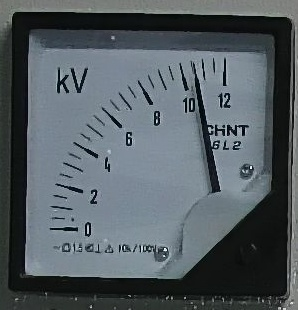
#> input picture meter/2.jpg, 298 x 310 px, given in place of 8.png, which was not available
$ python process.py   (older library calls are emulated)
#> lines starting #> are read from the running program, lines starting #| are printed output that depends on the picture; after the words box and inside, x2 and y2 are one past the last pixel; in counts of white or black regions, pixels touching at a corner belong together; pictures that were not available may be replaced by others from this repository, and a replacement may not be noted
### obj/utils/base.py
from email.mime import base
import cv2
from cv2 import circle
import numpy as np
import matplotlib.pyplot as plt
import datetime

def getCurrentTime():
    time = datetime.datetime.now()
    return datetime.datetime.strftime(time, '%Y-%m-%d %H:%M:%S')

# [22 lines left out: functions findContours, drawContours, not called in this run]

def findMinRect(binary_img, thickness=2):
    '''
    CV_RETR_EXTERNAL：只检测最外围轮廓，包含在外围轮廓内的内围轮廓被忽略；

    CV_RETR_LIST：检测所有的轮廓，包括内围、外围轮廓，但是检测到的轮廓不建立等级关系，彼此之间独立，没有等级关系，这就意味着这个检索模式下不存在父轮廓或内嵌轮廓，所以hierarchy向量内所有元素的第3、第4个分量都会被置为-1，具体下文会讲到；

    CV_RETR_CCOMP: 检测所有的轮廓，但所有轮廓只建立两个等级关系，外围为顶层，若外围内的内围轮廓还包含了其他的轮廓信息，则内围内的所有轮廓均归属于顶层；

    CV_RETR_TREE: 检测所有轮廓，所有轮廓建立一个等级树结构。外层轮廓包含内层轮廓，内层轮廓还可以继续包含内嵌轮廓。

    参数5：定义轮廓的近似方法，取值如下：
    :param binary_img:
    :return: [[x, y, w, h], ], img, rectImg

    w/h > 7 or w/h < 1/7  -> img
    '''
    res = cv2.findContours(binary_img, cv2.RETR_EXTERNAL, cv2.CHAIN_APPROX_SIMPLE)
    if len(res) == 3:
        _, contours, hierarchy = cv2.findContours(binary_img, cv2.RETR_EXTERNAL, cv2.CHAIN_APPROX_SIMPLE)
    else:
        contours, hierarchy = cv2.findContours(binary_img, cv2.RETR_EXTERNAL, cv2.CHAIN_APPROX_SIMPLE)


    areaRectList1 = []
    areaRectList2 = []

    img_rgb = cv2.cvtColor(binary_img, cv2.COLOR_GRAY2RGB)
    for c in contours:
        # 找到边界坐标
        x, y, w, h = cv2.boundingRect(c)  # 计算点集最外面的矩形边界
        if w/h > 7 or w/h < 1/7:
            binary_img[y:y+h, x:x+w] = 0
            continue
        areaRectList1.append([x, y, w, h])
        cv2.rectangle(img_rgb, (x, y), (x + w, y + h), (0, 255, 0), thickness)


        # # 找面积最小的矩形
        # rect = cv2.minAreaRect(c)
        # # 得到最小矩形的坐标
        # box = cv2.boxPoints(rect)
        # # 标准化坐标到整数
        # box = np.int0(box)
        # areaRectList2.append([box])
        # 画出边界
        #cv2.drawContours(image, [box], 0, (0, 0, 255), 3)
    return areaRectList1, binary_img, img_rgb

#
# import cv2
# import numpy as np
#
# image = cv2.imread('new.jpg')
# img = cv2.cvtColor(image, cv2.COLOR_BGR2GRAY)
# ret, thresh = cv2.threshold(img, 230, 255, cv2.THRESH_BINARY_INV)
# contours, hierarchy = cv2.findContours(thresh, cv2.RETR_TREE, cv2.CHAIN_APPROX_SIMPLE)
#
# for c in contours:
#     # 找到边界坐标
#     x, y, w, h = cv2.boundingRect(c)  # 计算点集最外面的矩形边界
#     cv2.rectangle(image, (x, y), (x+w, y+h), (0, 255, 0), 2)
#
#     # 找面积最小的矩形
#     rect = cv2.minAreaRect(c)
#     # 得到最小矩形的坐标
#     box = cv2.boxPoints(rect)
#     # 标准化坐标到整数
#     box = np.int0(box)
#     # 画出边界
#     cv2.drawContours(image, [box], 0, (0, 0, 255), 3)
#     # 计算最小封闭圆的中心和半径
#     (x, y), radius = cv2.minEnclosingCircle(c)
#     # 换成整数integer
#     center = (int(x),int(y))
#     radius = int(radius)
#     # 画圆
#     cv2.circle(image, center, radius, (0, 255, 0), 2)
#
# cv2.drawContours(image, contours, -1, (255, 0, 0), 1)
# cv2.imshow("img", image)
# cv2.imwrite("img_1.jpg", image)
# cv2.waitKey(0)


# [61 lines left out: functions plot_show, eroded, dilated, not called in this run]

def morphClose(image, size=(3,3), iter=1):
    '''
    闭运算1
    :param image:
    :return:
    '''
    kernel = cv2.getStructuringElement(cv2.MORPH_RECT, size)  # 定义矩形结构元素
    closed1 = cv2.morphologyEx(image, cv2.MORPH_CLOSE, kernel, iterations=iter)  # 闭运算1
    return closed1

def morphOpen(image, size=(3,3), iter=1):
    '''
    开运算1
    :param image:
    :return:
    '''
    kernel = cv2.getStructuringElement(cv2.MORPH_RECT, size)  # 定义矩形结构元素
    opened1 = cv2.morphologyEx(image, cv2.MORPH_OPEN, kernel,iterations=iter)     #开运算1
    return  opened1

# [127 lines left out: functions morphGrad, avgBlur, gaussBlur, medianBlur, find_number_line, showImg and 2 more, not called in this run]


class PltShow():
    '''
    plt_shows = []
    plt_shows.append(PltShow(name="input name", image=image.copy()))
    ...
    pltSize = 4
    fig, axes = plt.subplots(pltSize, pltSize)
    assert len(plt_shows) <= pltSize*pltSize
    # Adjust vertical spacing if we need to print ensemble and best-net.
    fig.subplots_adjust(hspace=0.6, wspace=0.3)
    base.plot_show(fig=fig, axes=axes, plt_shows=plt_shows, savePath='./plt.jpg')
    '''
    def __init__(self, name, image):
        self.name = name
        self.image = image

print(getCurrentTime())
# [7 lines that do not run on import are left out]

### obj/utils/process.py

import os
import time
import matplotlib.pyplot as plt
import cv2
from utils import base
from utils.base import PltShow
import numpy as np

# [91 lines left out: functions match, regNumber, not called in this run]

def process(image, config=None):
    class Numbers():
        '''
        self.locals:  [[x, y, w, h], ]
        self.IDs: [1, 4, 0, ]
        '''
        def __init__(self):
            self.locals = []
            self.ids = []
    numbers = Numbers()
    ids = []
    locals = []
    init_line_val = {'0':'222', '1':'001', '2':'311', '3':'311', '4':'121', '5':'311', '6':'312', '7':'111', '8':'322', '9':'321'}
    # path = "/home/ljl/my_projects/template_demo/tt.png"
    # image = cv2.imread(path, 0)
    # 显示图片 参数：（窗口标识字符串，imread读入的图像）
    shape = image.shape
#> shape = (310, 298)
    if len(shape) == 3:
        image = cv2.cvtColor(image, cv2.COLOR_BGR2GRAY)

    plt_shows = []
    plt_shows.append(PltShow(name="input name", image=image.copy()))

    # [9 lines of commented-out code are left out]

    binary = cv2.adaptiveThreshold(image.copy(), 255, cv2.ADAPTIVE_THRESH_MEAN_C, cv2.THRESH_BINARY, 25, 5)  # 25, 10   11
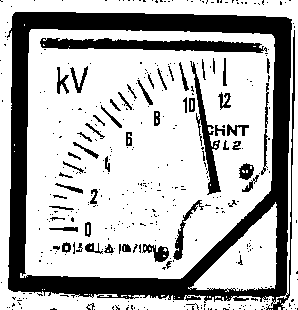
#> binary: shape (310, 298); 71.5% white; 392 black regions (335 under 20 px), largest, box (x1, y1, x2, y2) and area: (7, 12, 295, 310) 18670, (40, 38, 267, 53) 2081, (190, 61, 221, 195) 959
    #res, binary = cv2.threshold(image, 50, 255, cv2.THRESH_BINARY)
    plt_shows.append(PltShow(name="binary", image=binary.copy()))

    '''
    binary = base.morphClose(binary, iter=1)
   # binary = base.dilated(binary, iter=1)
    list1, delRectImg, imgbgr = base.findMinRect(binary)
    count = 0
    for it in list1:
        x, y, w, h = it
        img = image[y:y+h, x:x+w]
        cv2.imwrite("temp/"+str(count) + ".jpg", img)
        count += 1

    cv2.imshow("show", imgbgr)
    cv2.waitKey(0)
    return None
    '''

    # morph
    morph = base.morphClose(binary, size=(5, 5))
#> in morphClose, `closed1 = cv2.morphologyEx(image, cv2.MORPH_CLOSE, kernel, iterations=..`: closed1: shape (310, 298); 77.6% white; 10 black regions, largest, box (x1, y1, x2, y2) and area: (8, 12, 292, 297) 17553, (45, 38, 261, 53) 1946, (196, 89, 220, 193) 717
    plt_shows.append(PltShow(name="morph_close", image=morph.copy()))

    morph2 = 255 - morph.copy()
    plt_shows.append(PltShow(name="inv img", image=morph2.copy()))

    morph2 = base.morphClose(morph2, size=(15, 15))
#> in morphClose (call 2), `closed1 = cv2.morphologyEx(image, cv2.MORPH_CLOSE, kernel, iterations=..`: closed1: shape (310, 298); 26.2% white; 5 white regions, box (x1, y1, x2, y2) and area: (8, 12, 298, 310) 22862, (195, 83, 220, 193) 757, (154, 236, 183, 262) 387, (240, 164, 253, 179) 141, (125, 246, 130, 252) 30
    plt_shows.append(PltShow(name="morph_close_2", image=morph2.copy()))

    del_row_idx = []
    del_col_idx = []
    w, h = morph2.shape
#> w = 310; h = 298
    threshold = 0.7
    for i in range(h):
        if np.sum(morph2[i:i+1, :]/255) / w > threshold:
            del_row_idx.append(i)
#> after the loop, del_row_idx = 39 values from 15 to 293
    for j in range(w):
        if np.sum(morph2[:, j:j+1]/255) / h > threshold:
            del_col_idx.append(j)
#> after the loop, del_col_idx = 28 values from 12 to 287
    for i in del_row_idx:
        morph2[i:i + 1, :] = 0
#> this loop made 39 passes
#> i on passes 1 to 12: 15, 16, 17, 18, 19, 20, 21, 22, 23, 24, 25, 26
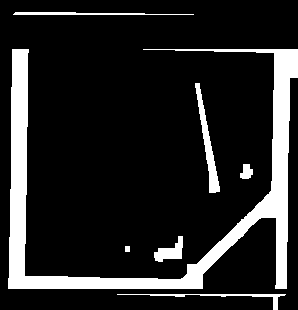
#> morph2: shape (310, 298); 14.7% white; 7 white regions, largest, box (x1, y1, x2, y2) and area: (8, 49, 298, 289) 11537, (195, 83, 220, 193) 757, (117, 294, 286, 310) 397
    for i in del_col_idx:
        morph2[:, i:i+1] = 0
#> this loop made 28 passes
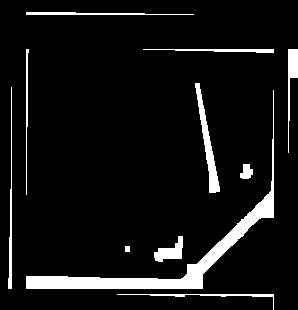
#> morph2: shape (310, 298); 7.6% white; 11 white regions


    list1, delRectImg, _ = base.findMinRect(morph2)
#> in findMinRect, `res = cv2.findContours(binary_img, cv2.RETR_EXTERNAL, cv2.CHAIN_APPROX..`: res = 11 contours; largest, box (x1, y1, x2, y2) and area: (26, 90, 274, 289) 3342, (195, 83, 220, 193) 640, (154, 236, 183, 262) 336, (288, 49, 298, 153) 296, (143, 49, 274, 53) 176
#> in findMinRect, `contours, hierarchy = cv2.findContours(binary_img, cv2.RETR_EXTERNAL, ..`: contours has the same summary as res
#> in findMinRect, `img_rgb = cv2.cvtColor(binary_img, cv2.COLOR_GRAY2RGB)`: img_rgb: shape (310, 298, 3); 7.6% white; 11 white regions, largest, box (x1, y1, x2, y2) and area: (26, 90, 274, 289) 3725, (195, 83, 220, 193) 757, (288, 49, 298, 153) 408
#> the loop in findMinRect, `for c in contours:` made 11 passes
#> (x, y, w, h) on passes 1, 3, 4, 5, 6, 7, 8, 9, 10, 11: (117, 294, 157, 16), (154, 236, 29, 26), (240, 164, 13, 15), (26, 90, 248, 199), (8, 87, 4, 202), (195, 83, 25, 110), (288, 49, 10, 104), (143, 49, 131, 4), (26, 49, 3, 146), (26, 12, 168, 3)
#> (c, x, y, w, h) on pass 2: ([[125, 246], [125, 251], [129, 251], [129, 246]], 125, 246, 5, 6)
#> after the loop in findMinRect, `for c in contours:`:
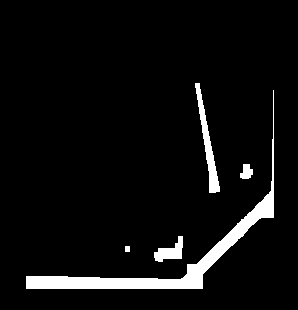
#> binary_img: shape (310, 298); 5.5% white; 5 white regions, box (x1, y1, x2, y2) and area: (26, 90, 274, 289) 3725, (195, 83, 220, 193) 757, (154, 236, 183, 262) 387, (240, 164, 253, 179) 141, (125, 246, 130, 252) 30
#> after the loop in findMinRect, `for c in contours:`:
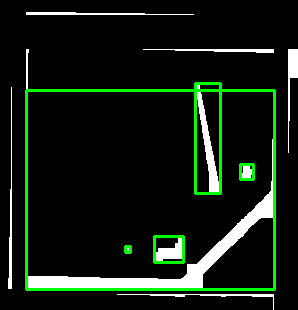
#> img_rgb: shape (310, 298, 3); mean B, G, R 17.6, 28.7, 17.6
#> after the loop in findMinRect, `for c in contours:`: areaRectList1 = [[125, 246, 5, 6], [154, 236, 29, 26], [240, 164, 13, 15], [26, 90, 248, 199], [195, 83, 25, 110]]
#> list1 has the same summary as areaRectList1 in findMinRect
    plt_shows.append(PltShow(name="del rect img", image=delRectImg.copy()))

    delRectImg = base.morphClose(delRectImg, size=(15, 15), iter=2)
#> in morphClose (call 3), `closed1 = cv2.morphologyEx(image, cv2.MORPH_CLOSE, kernel, iterations=..`: closed1: shape (310, 298); 8.6% white; 1 white region
    plt_shows.append(PltShow(name="morph_close_3", image=delRectImg.copy()))

    list1, delRectImg, imgbgr = base.findMinRect(delRectImg)
#> call 2 of findMinRect, with thickness = 2
#> in findMinRect (call 2), `res = cv2.findContours(binary_img, cv2.RETR_EXTERNAL, cv2.CHAIN_APPROX..`: res = 1 contour; box (x1, y1, x2, y2) and area: (26, 83, 274, 289) 7362
#> in findMinRect (call 2), `contours, hierarchy = cv2.findContours(binary_img, cv2.RETR_EXTERNAL, ..`: contours has the same summary as res
#> in findMinRect (call 2), `img_rgb = cv2.cvtColor(binary_img, cv2.COLOR_GRAY2RGB)`: img_rgb: shape (310, 298, 3); 8.6% white; 1 white region, box (x1, y1, x2, y2) and area: (26, 83, 274, 289) 7916
#> the loop in findMinRect (call 2), `for c in contours:` made 1 pass
#> (x, y, w, h) on pass 1: (26, 83, 248, 206)
#> after the loop in findMinRect (call 2), `for c in contours:`:
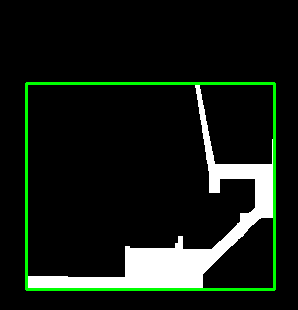
#> img_rgb: shape (310, 298, 3); mean B, G, R 20.9, 28.4, 20.9
#> after the loop in findMinRect (call 2), `for c in contours:`: areaRectList1 = [[26, 83, 248, 206]]
#> list1 = [[26, 83, 248, 206]]
    plt_shows.append(PltShow(name="draw rect img", image=imgbgr.copy()))

    #find much rate of w and h
    max_area = 0
    max_box = None
    for it in list1:
        x, y, w, h = it
        if w*h > max_area:
            max_area = w*h
            max_box = it
#> this loop made 1 pass
#> (x, y, w, h, max_area) on pass 1: (26, 83, 248, 206, 51088)
#> after the loop, max_area = 51088

    if max_box is not None:
        x, y, w, h = max_box

        padsize = 10
        if x > padsize:
            x -= padsize
#> x = 16
        if y > padsize:
            y -= padsize
#> y = 73
        if (w+padsize+x) < image.shape[1]:
            w += padsize*2
#> w = 268
        if (h+padsize+y) < image.shape[0]:
            h += padsize*2
#> h = 226

        targetImg = image[y:y+h, x:x+w].copy()
        plt_shows.append(PltShow(name="target img", image=targetImg.copy()))
        cv2.imwrite("./result.jpg", targetImg)

        targetImg0 = cv2.adaptiveThreshold(targetImg, 255, cv2.ADAPTIVE_THRESH_MEAN_C, cv2.THRESH_BINARY, 11, 5)  # 25, 10
#> targetImg0: shape (226, 268); 84.2% white; 524 black regions (467 under 20 px), largest, box (x1, y1, x2, y2) and area: (0, 0, 263, 211) 2062, (3, 0, 12, 203) 996, (21, 215, 268, 226) 959
        plt_shows.append(PltShow(name="target brinary img", image=targetImg0.copy()))


        targetImg1 = cv2.GaussianBlur(targetImg, (3, 3), 1)
        plt_shows.append(PltShow(name="gauss img", image=targetImg1.copy()))

        # cv2.equalizeHist(targetImg1, targetImg1)
        # plt_shows.append(PltShow(name="gauss equalizeHist img", image=targetImg1.copy()))
        targetImg1 = cv2.adaptiveThreshold(255-targetImg1, 255, cv2.ADAPTIVE_THRESH_MEAN_C, cv2.THRESH_BINARY, 31, 0)  # 25, 10
#> targetImg1: shape (226, 268); 34.8% white; 155 white regions (100 under 20 px), largest, box (x1, y1, x2, y2) and area: (0, 0, 268, 226) 11700, (89, 103, 172, 158) 1665, (177, 0, 234, 123) 1445
        plt_shows.append(PltShow(name="gauss brinary img", image=targetImg1.copy()))

        targetImg2 = base.morphOpen(targetImg1, size=(3, 3), iter=2)
#> in morphOpen, `kernel = cv2.getStructuringElement(cv2.MORPH_RECT, size)`: kernel = [[1, 1, 1], [1, 1, 1], [1, 1, 1]]
#> in morphOpen, `opened1 = cv2.morphologyEx(image, cv2.MORPH_OPEN, kernel,iterations=it..`:
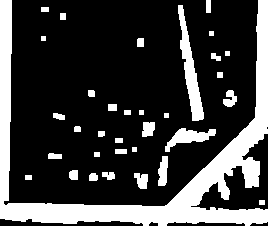
#> opened1: shape (226, 268); 24.2% white; 34 white regions, largest, box (x1, y1, x2, y2) and area: (0, 0, 268, 226) 11111, (178, 5, 204, 121) 1087, (165, 128, 216, 152) 520
        plt_shows.append(PltShow(name="gauss b morphO", image=targetImg2.copy()))
        cv2.imwrite('./test.jpg', targetImg2)

        number_temp = []
        number_id = []
        scals = [1.0, 0.9, 0.9, 0.5]
        number_temp.append("./obj1/number_template/9/9.jpg")
        number_temp.append("./obj1/number_template/0/0.png")
        number_temp.append("./obj1/number_template/8/8.png")
        number_temp.append("./obj1/number_template/dot/1.png")
        number_id.append('9')
        number_id.append('0')
        number_id.append('8')
        number_id.append('.')
        matchThreshold_list = [0.7,0.7,0.7,0.6]
        for i in range(len(number_temp)):
            # if number_id[i] != '.':
            #     continue
#> (the run stopped early here; a loop or call above may not have finished)

$ run again, on meter/3.jpg
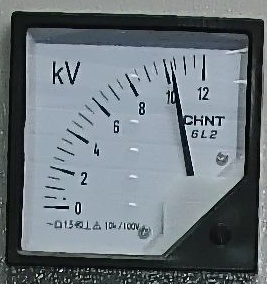
#> input picture meter/3.jpg, 267 x 284 px, given in place of 8.png, which was not available
#> binary: shape (284, 267); 69.7% white; 313 black regions (251 under 20 px), largest, box (x1, y1, x2, y2) and area: (2, 11, 264, 284) 16852, (34, 35, 246, 51) 1754, (170, 60, 194, 176) 688
#> closed1: shape (284, 267); 78.2% white; 14 black regions, largest, box (x1, y1, x2, y2) and area: (5, 11, 264, 276) 13853, (49, 36, 244, 50) 1615, (176, 104, 194, 176) 466
#> closed1: shape (284, 267); 27.9% white; 5 white regions, box (x1, y1, x2, y2) and area: (0, 11, 267, 284) 20468, (173, 88, 194, 176) 520, (158, 211, 164, 236) 115, (217, 160, 225, 166) 45, (217, 263, 223, 268) 30
#> after the loop in process, `for i in range(h):`: del_row_idx = 32 values from 17 to 266
#> after the loop in process, `for j in range(w):`: del_col_idx = 27 values from 9 to 258
#> the loop in process, `for i in del_row_idx:` made 32 passes
#> i on passes 1 to 8: 17, 18, 19, 20, 21, 22, 23, 24
#> the loop in process, `for i in del_col_idx:` made 27 passes
#> i on passes 1 to 8: 9, 10, 11, 12, 13, 14, 15, 16
#> after the loop in process, `for i in del_col_idx:`:
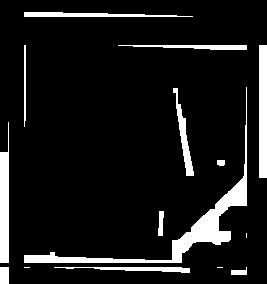
#> morph2: shape (284, 267); 9.8% white; 15 white regions (3 under 20 px)
#> res = 15 contours, 3 with area under 20; largest, box (x1, y1, x2, y2) and area: (24, 87, 247, 263) 2490, (259, 45, 267, 178) 924, (0, 122, 9, 263) 880, (173, 88, 194, 176) 424, (24, 12, 193, 17) 395
#> contours has the same summary as res
#> the loop in findMinRect, `for c in contours:` made 15 passes
#> (x, y, w, h) on passes 1, 3, 7, 8, 9, 10, 11, 13: (231, 267, 16, 8), (54, 267, 136, 6), (158, 211, 6, 25), (217, 160, 8, 6), (0, 122, 9, 141), (173, 88, 21, 88), (24, 87, 223, 176), (118, 45, 129, 5)
#> after the loop in findMinRect, `for c in contours:`: areaRectList1 = [[231, 267, 16, 8], [217, 267, 6, 1], [24, 267, 6, 1], [0, 267, 9, 17], [246, 233, 1, 5], [158, 211, 6, 25], [217, 160, 8, 6], [173, 88, 21, 88], [24, 87, 223, 176]]
#> in process, `list1, delRectImg, _ = base.findMinRect(morph2)`: list1 has the same summary as areaRectList1 in findMinRect
#> closed1: shape (284, 267); 8.8% white; 1 white region
#> res = 1 contour; box (x1, y1, x2, y2) and area: (0, 87, 247, 284) 6024
#> contours has the same summary as res
#> the loop in findMinRect (call 2), `for c in contours:` made 1 pass
#> (x, y, w, h) on pass 1: (0, 87, 247, 197)
#> in process, `list1, delRectImg, imgbgr = base.findMinRect(delRectImg)`: list1 = [[0, 87, 247, 197]]
#> the loop in process, `for it in list1:` made 1 pass
#> (x, y, w, h, max_area) on pass 1: (0, 87, 247, 197, 48659)
#> after the loop in process, `for it in list1:`: max_area = 48659
#> in process, `y -= padsize`: y = 77
#> in process, `w += padsize*2`: w = 267
#> targetImg0: shape (197, 267); 79% white; 514 black regions (446 under 20 px), largest, box (x1, y1, x2, y2) and area: (4, 0, 263, 197) 2945, (16, 0, 252, 182) 2314, (14, 174, 177, 188) 664
#> kernel = [[1, 1, 1], [1, 1, 1], [1, 1, 1]]
#> in morphOpen, `opened1 = cv2.morphologyEx(image, cv2.MORPH_OPEN, kernel,iterations=it..`:
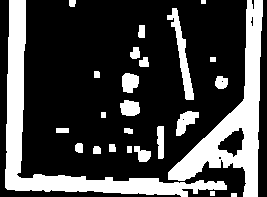
#> opened1: shape (197, 267); 26.5% white; 25 white regions, largest, box (x1, y1, x2, y2) and area: (5, 0, 227, 197) 5839, (168, 0, 263, 197) 5231, (167, 8, 194, 100) 713

$ run again, on meter/4.jpg
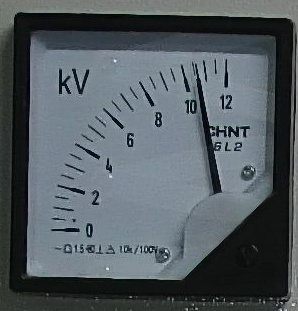
#> input picture meter/4.jpg, 298 x 311 px, given in place of 8.png, which was not available
#> binary: shape (311, 298); 71.3% white; 438 black regions (375 under 20 px), largest, box (x1, y1, x2, y2) and area: (9, 12, 296, 311) 18233, (41, 39, 269, 55) 2045, (195, 63, 222, 196) 915
#> closed1: shape (311, 298); 77.9% white; 16 black regions (1 under 20 px), largest, box (x1, y1, x2, y2) and area: (9, 13, 294, 301) 17134, (140, 42, 265, 54) 1048, (45, 40, 130, 50) 788
#> closed1: shape (311, 298); 26.5% white; 8 white regions, largest, box (x1, y1, x2, y2) and area: (9, 13, 298, 311) 23207, (198, 90, 221, 195) 758, (156, 235, 185, 263) 430
#> after the loop in process, `for i in range(h):`: del_row_idx = 36 values from 17 to 292
#> after the loop in process, `for j in range(w):`: del_col_idx = 27 values from 13 to 288
#> the loop in process, `for i in del_row_idx:` made 36 passes
#> i on passes 1 to 8: 17, 18, 19, 20, 21, 22, 23, 24
#> the loop in process, `for i in del_col_idx:` made 27 passes
#> i on passes 1 to 8: 13, 14, 15, 16, 17, 18, 19, 20
#> after the loop in process, `for i in del_col_idx:`:
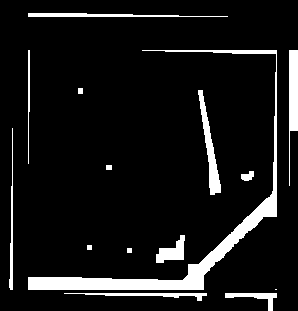
#> morph2: shape (311, 298); 8.9% white; 15 white regions (1 under 20 px)
#> res = 15 contours, 3 with area under 20; largest, box (x1, y1, x2, y2) and area: (28, 50, 277, 290) 3750, (198, 90, 221, 195) 646, (289, 50, 298, 186) 640, (156, 235, 185, 263) 377, (28, 13, 228, 17) 314
#> contours has the same summary as res
#> the loop in findMinRect, `for c in contours:` made 15 passes
#> (x, y, w, h) on passes 1, 2, 6, 7, 9, 10, 12, 13: (225, 293, 52, 18), (64, 293, 143, 8), (156, 235, 29, 28), (241, 171, 13, 10), (9, 128, 4, 162), (198, 90, 23, 105), (289, 50, 9, 136), (28, 50, 249, 240)
#> after the loop in findMinRect, `for c in contours:`: areaRectList1 = [[225, 293, 52, 18], [275, 289, 2, 1], [127, 248, 5, 5], [87, 245, 5, 5], [156, 235, 29, 28], [241, 171, 13, 10], [106, 165, 6, 5], [198, 90, 23, 105], [78, 88, 5, 6], [28, 50, 249, 240]]
#> in process, `list1, delRectImg, _ = base.findMinRect(morph2)`: list1 has the same summary as areaRectList1 in findMinRect
#> closed1: shape (311, 298); 10.3% white; 4 white regions
#> res = 4 contours; box (x1, y1, x2, y2) and area: (28, 50, 277, 290) 7816, (225, 289, 277, 311) 872, (106, 165, 112, 170) 20, (78, 88, 83, 94) 20
#> contours has the same summary as res
#> the loop in findMinRect (call 2), `for c in contours:` made 4 passes
#> (x, y, w, h) on passes 1, 4: (225, 289, 52, 22), (28, 50, 249, 240)
#> in process, `list1, delRectImg, imgbgr = base.findMinRect(delRectImg)`: list1 = [[225, 289, 52, 22], [106, 165, 6, 5], [78, 88, 5, 6], [28, 50, 249, 240]]
#> the loop in process, `for it in list1:` made 4 passes
#> (x, y, w, h, max_area) on passes 1, 4: (225, 289, 52, 22, 1144), (28, 50, 249, 240, 59760)
#> after the loop in process, `for it in list1:`: max_area = 59760
#> in process, `x -= padsize`: x = 18
#> in process, `y -= padsize`: y = 40
#> in process, `w += padsize*2`: w = 269
#> in process, `h += padsize*2`: h = 260
#> targetImg0: shape (260, 269); 83.3% white; 727 black regions (662 under 20 px), largest, box (x1, y1, x2, y2) and area: (0, 0, 263, 245) 2180, (4, 0, 13, 236) 1137, (27, 3, 249, 15) 941
#> kernel = [[1, 1, 1], [1, 1, 1], [1, 1, 1]]
#> in morphOpen, `opened1 = cv2.morphologyEx(image, cv2.MORPH_OPEN, kernel,iterations=it..`:
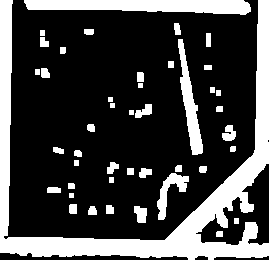
#> opened1: shape (260, 269); 26.4% white; 44 white regions, largest, box (x1, y1, x2, y2) and area: (0, 0, 269, 260) 11961, (24, 0, 251, 15) 2553, (178, 39, 203, 155) 1092
